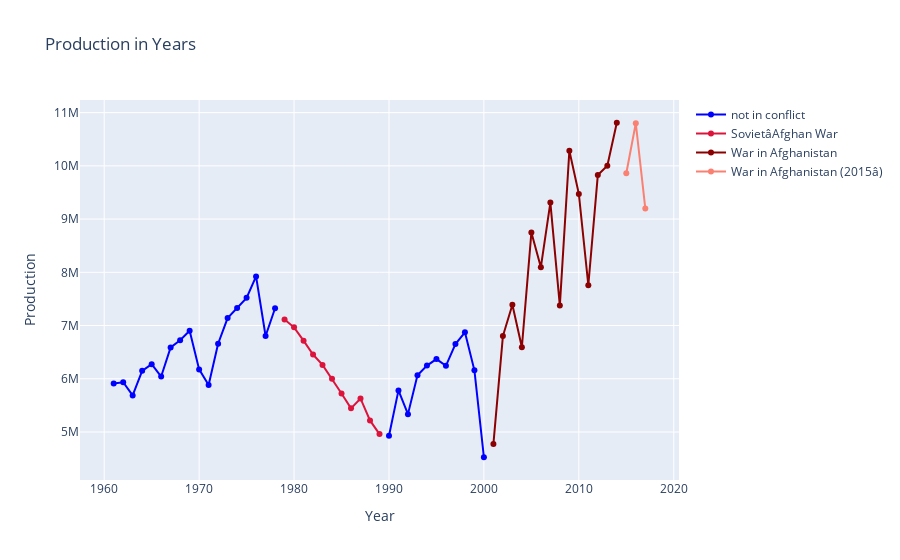

The notebook cell this image was saved under:
### Code cell
fig = go.Figure()

fig.add_trace(go.Scatter( x=prod_no_war["year"], y=prod_no_war["value_crop"],
                    mode='lines+markers',
                    name='not in conflict',
                    hovertext='Not in Conflict',
                    hoverinfo="text",
                    connectgaps=False,
                    line=dict(color='blue', width=2)))

for i in range(len(list_conflicts)):
    prod_war = dfs[i]
    fig.add_trace(go.Scatter( x=prod_war["year"], y=prod_war["value_crop"],
                    mode='lines+markers',
                    name=list_conflicts[i],
                    connectgaps=False,
                    hovertext=list_conflicts[i],
                    hoverinfo="text",
                    line=dict(color=colors_list[i], width=2)))


fig.update_layout(title='Production in Years',
                   xaxis_title='Year',
                   yaxis_title='Production',
                  )
              
fig.show()

### Figure 1 — Plotly figure (JSON) as saved in the notebook; plotly's stock layout.template omitted (floating-point values rounded to 4 significant figures)
{"data": [{"connectgaps": false, "hoverinfo": "text", "hovertext": "Not in Conflict", "line": {"color": "blue", "width": 2}, "mode": "lines+markers", "name": "not in conflict", "type": "scatter", "x": ["1961-01-01", "1962-01-01", "1963-01-01", "1964-01-01", "1965-01-01", "1966-01-01", "1967-01-01", "1968-01-01", "1969-01-01", "1970-01-01", "1971-01-01", "1972-01-01", "1973-01-01", "1974-01-01", "1975-01-01", "1976-01-01", "1977-01-01", "1978-01-01", "1979-01-01", "1980-01-01", "1981-01-01", "1982-01-01", "1983-01-01", "1984-01-01", "1985-01-01", "1986-01-01", "1987-01-01", "1988-01-01", "1989-01-01", "1990-01-01", "1991-01-01", "1992-01-01", "1993-01-01", "1994-01-01", "1995-01-01", "1996-01-01", "1997-01-01", "1998-01-01", "1999-01-01", "2000-01-01", "2001-01-01", "2002-01-01", "2003-01-01", "2004-01-01", "2005-01-01", "2006-01-01", "2007-01-01", "2008-01-01", "2009-01-01", "2010-01-01", "2011-01-01", "2012-01-01", "2013-01-01", "2014-01-01", "2015-01-01", "2016-01-01", "2017-01-01"], "y": [5909080, 5934534, 5686583, 6147934, 6274668, 6041771, 6587527, 6724021, 6902583, 6175993, 5884188, 6658349, 7139534, 7328859, 7519993, 7923378, 6802964, 7325291, null, null, null, null, null, null, null, null, null, null, null, 4927784, 5781032, 5335220, 6065099, 6247869, 6369866, 6243198, 6650599, 6872681, 6158225, 4525040, null, null, null, null, null, null, null, null, null, null, null, null, null, null, null, null, null]}, {"connectgaps": false, "hoverinfo": "text", "hovertext": "SovietâAfghan War", "line": {"color": "rgb(220,20,60)", "width": 2}, "mode": "lines+markers", "name": "SovietâAfghan War", "type": "scatter", "x": ["1979-01-01", "1980-01-01", "1981-01-01", "1982-01-01", "1983-01-01", "1984-01-01", "1985-01-01", "1986-01-01", "1987-01-01", "1988-01-01", "1989-01-01"], "y": [7114380, 6966106, 6715254, 6455036, 6259991, 6000580, 5722984, 5443979, 5629412, 5217483, 4960269]}, {"connectgaps": false, "hoverinfo": "text", "hovertext": "War in Afghanistan", "line": {"color": "rgb(139,0,0)", "width": 2}, "mode": "lines+markers", "name": "War in Afghanistan", "type": "scatter", "x": ["2001-01-01", "2002-01-01", "2003-01-01", "2004-01-01", "2005-01-01", "2006-01-01", "2007-01-01", "2008-01-01", "2009-01-01", "2010-01-01", "2011-01-01", "2012-01-01", "2013-01-01", "2014-01-01"], "y": [4776265, 6801890, 7391178, 6592152, 8749275, 8097004, 9309367, 7374494, 10282548, 9472974, 7756875, 9827094, 10001966, 10809792]}, {"connectgaps": false, "hoverinfo": "text", "hovertext": "War in Afghanistan (2015â)", "line": {"color": "rgb(250,128,114)", "width": 2}, "mode": "lines+markers", "name": "War in Afghanistan (2015â)", "type": "scatter", "x": ["2015-01-01", "2016-01-01", "2017-01-01"], "y": [9860308, 10800514, 9199215]}], "layout": {"autosize": true, "title": {"text": "Production in Years"}, "xaxis": {"autorange": true, "range": ["1957-06-17 06:42:52.8532", "2020-07-17 17:17:07.1468"], "title": {"text": "Year"}, "type": "date"}, "yaxis": {"autorange": true, "range": [4065000.0, 11270000.0], "title": {"text": "Production"}, "type": "linear"}}}
